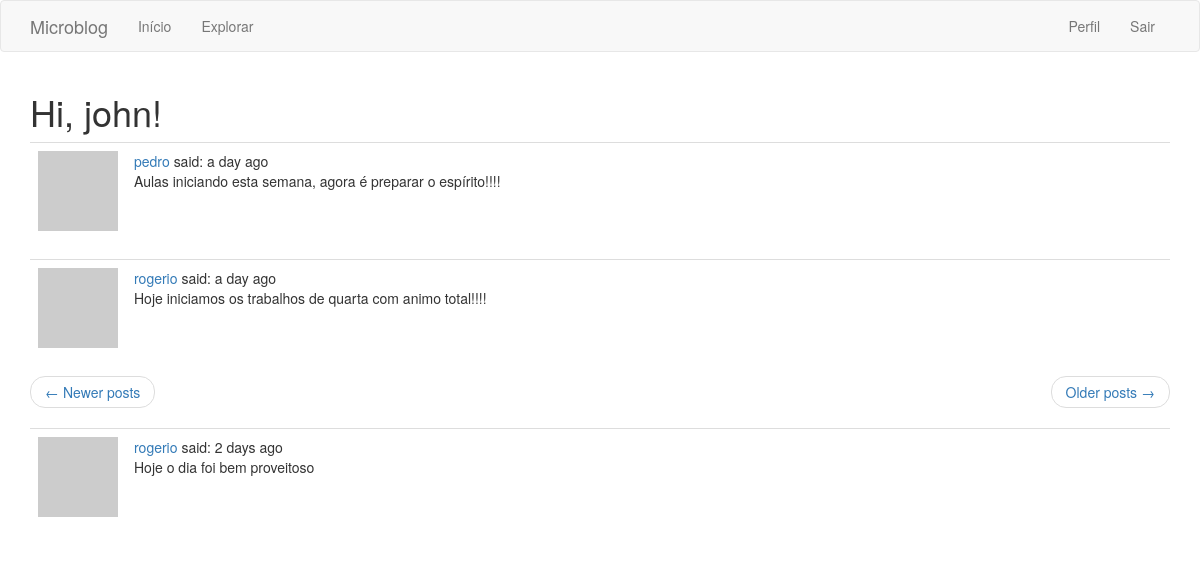
Screenshot of /explore?page=2 (signed in) with the database file from the repository.
### app/models.py (models this page shows, shortened)
class User(UserMixin, db.Model):
    id = db.Column(db.Integer, primary_key=True)
    username = db.Column(db.String(64), index=True, unique=True)
    email = db.Column(db.String(120), index=True, unique=True)
    password_hash = db.Column(db.String(128))
    posts = db.relationship('Post', backref='author', lazy='dynamic')
    about_me = db.Column(db.String(140))
    last_seen = db.Column(db.DateTime, default=datetime.utcnow)
    followed = db.relationship(
        'User', secondary=followers,
        primaryjoin=(followers.c.follower_id == id),
        secondaryjoin=(followers.c.followed_id == id),
        backref=db.backref('followers', lazy='dynamic'), lazy='dynamic'
    )
    def avatar(self, size):
        digest = md5(self.email.lower().encode('utf-8')).hexdigest()
        return 'https://www.gravatar.com/avatar/{}?d=identicon&s={}'.format(digest, size)

class Post(db.Model):
    id = db.Column(db.Integer, primary_key=True)
    body = db.Column(db.String(140))
    timestamp = db.Column(db.DateTime, index=True, default=datetime.utcnow)
    user_id = db.Column(db.Integer, db.ForeignKey('user.id'))

### app/routes.py (the view)
@app.route('/explore')
@login_required
def explore():
    page = request.args.get('page', 1, type=int)
    posts = Post.query.order_by(Post.timestamp.desc()).paginate(
        page, app.config['POSTS_PER_PAGE'], False
    )
    next_url = url_for('explore', page = posts.next_num) \
        if posts.has_next else None
    prev_url = url_for('explore', page = posts.prev_num) \
        if posts.has_prev else None
    return render_template('index.html', title='Explore', posts=posts.items, next_url=next_url, prev_url=prev_url)

### app/models.py (called while the page is built)
@login.user_loader
def load_user(id):
    return User.query.get(int(id))

### app/routes.py (called while the page is built)
@app.before_request
def before_request():
    if current_user.is_authenticated:
        current_user.last_seen = datetime.utcnow()
        db.session.commit()

### app/templates/index.html (shortened to what this page needs)
{% extends 'base.html' %}
{% block app_content %}
    <h1>Hi, {{ current_user.username }}!</h1>
    {% for post in posts %}
        {% include '_post.html' %}
    {% endfor %}
    <nav aria-label="...">
        <ul class="pager">
            <li class="previous{% if not prev_url %} disabled{% endif %}">
                <a href="{{ prev_url or '#' }}">
                    <span aria-hidden="true">&larr;</span> Newer posts
                </a>
            </li>
            <li class="next{% if not next_url %} disabled{% endif %}">
                <a href="{{ next_url or '#' }}">
                    Older posts <span aria-hidden="true">&rarr;</span>
                </a>
            </li>
        </ul>
    </nav>
{% endblock %}

### app/templates/_post.html
<table class="table table-hover">
    <tr>
        <td width="70px">
            <a href="{{ url_for('user', username=post.author.username) }}">
                <img src="{{ post.author.avatar(70) }}" />
            </a>
        </td>
        <td>
            <a href="{{ url_for('user', username=post.author.username) }}">
                {{ post.author.username }}
            </a>
            said: {{ moment(post.timestamp).fromNow() }}<br>
            {{ post.body }}
        </td>
    </tr>

### rows the page displays
User: username "john"
Post: author.username "pedro", timestamp "a day ago", body "Aulas iniciando esta semana, agora é preparar o espírito!!!!"
Post: author.username "rogerio", timestamp "a day ago", body "Hoje iniciamos os trabalhos de quarta com animo total!!!!"
Post: author.username "rogerio", timestamp "2 days ago", body "Hoje o dia foi bem proveitoso"
